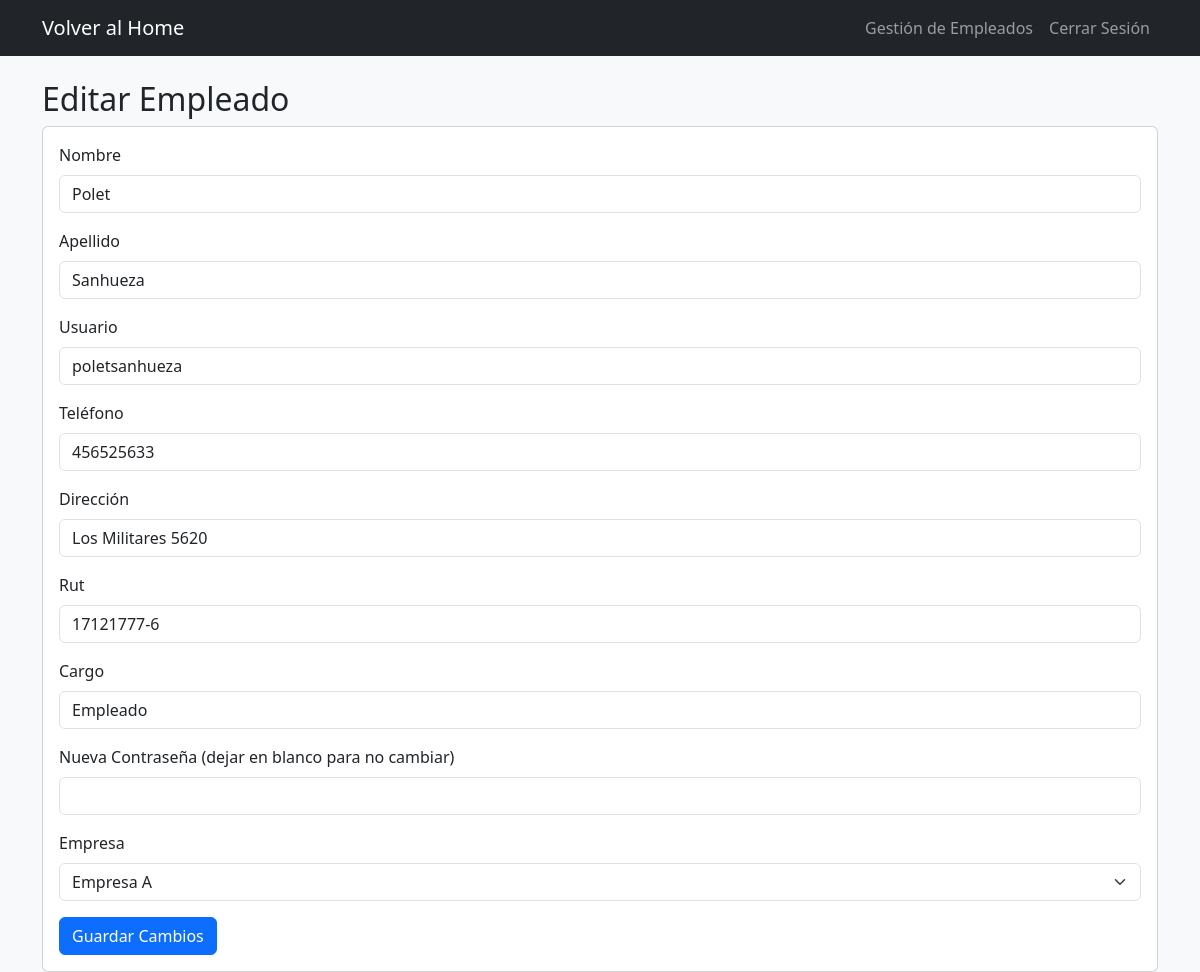
The page /editar_empleado.php?id=15 (signed in) on the database its author committed.
### tables this page shows
CREATE TABLE `usuarios` (
  `id` int(11) NOT NULL AUTO_INCREMENT,
  `username` varchar(50) NOT NULL,
  `password` varchar(255) NOT NULL,
  `rol` enum('admin','empleado','superadmin') NOT NULL DEFAULT 'empleado',
  `nombre` varchar(50) NOT NULL,
  `apellido` varchar(50) NOT NULL,
  `telefono` varchar(15) NOT NULL,
  `rut` varchar(12) DEFAULT NULL,
  `edad` int(11) DEFAULT NULL,
  `direccion` varchar(255) DEFAULT NULL,
  `cargo` varchar(100) DEFAULT NULL,
  `fecha_contratacion` date DEFAULT NULL,
  `instalacion_id` int(11) DEFAULT NULL,
  `es_superadmin` tinyint(1) DEFAULT 0,
  `empresa_id` int(11) DEFAULT NULL,
  PRIMARY KEY (`id`),
  UNIQUE KEY `username` (`username`),
  KEY `instalacion_id` (`instalacion_id`),
  KEY `fk_empresa` (`empresa_id`)
);

CREATE TABLE `empresas` (
  `id` int(11) NOT NULL AUTO_INCREMENT,
  `nombre` varchar(100) NOT NULL,
  `telefono` varchar(15) NOT NULL,
  PRIMARY KEY (`id`)
);

### editar_empleado.php (the view, shortened to what this page needs)
<?php
require 'conexion.php';
$id = $_GET['id'];
$empresas = $conn->query("SELECT * FROM empresas")->fetchAll(PDO::FETCH_ASSOC);
$stmt = $conn->prepare("SELECT * FROM usuarios WHERE id = ?");
$stmt->execute([$id]);
$empleado = $stmt->fetch(PDO::FETCH_ASSOC);
?>
<!DOCTYPE html>
<html lang="es">
<head>
    <link href="https://cdn.jsdelivr.net/npm/bootstrap@5.3.0/dist/css/bootstrap.min.css" rel="stylesheet">
</head>
<body class="bg-light">
     <nav class="navbar navbar-expand-lg navbar-dark bg-dark">
        <div class="container">
            <a class="navbar-brand" href="admin_panel.php">Volver al Home</a>
            <div class="navbar-nav ms-auto">
                <a class="nav-link" href="gestion_empleados.php">Gestión de Empleados</a>
                <a class="nav-link" href="logout.php">Cerrar Sesión</a>
            </div>
        </div>
    </nav>
    <div class="container mt-4">
        <h2>Editar Empleado</h2>
        <div class="card">
            <div class="card-body">
                <form method="POST">
                    <div class="mb-3">
                        <label class="form-label">Nombre</label>
                        <input type="text" name="nombre" class="form-control" value="<?= $empleado['nombre'] ?>" required>
                    </div>
                    <div class="mb-3">
                        <label class="form-label">Apellido</label>
                        <input type="text" name="apellido" class="form-control" value="<?= $empleado['apellido'] ?>" required>
                    </div>
                    <div class="mb-3">
                        <label class="form-label">Usuario</label>
                        <input type="text" name="username" class="form-control" value="<?= $empleado['username'] ?>" required>
                    </div>
                    <div class="mb-3">
                        <label class="form-label">Teléfono</label>
                        <input type="text" name="telefono" class="form-control" value="<?= $empleado['telefono'] ?>" required>
                    </div>
                    <div class="mb-3">
                        <label class="form-label">Dirección</label>
                        <input type="text" name="direccion" class="form-control" value="<?= $empleado['direccion'] ?>" required>
                    </div>
                    <div class="mb-3">
                        <label class="form-label">Rut</label>
                        <input type="text" name="rut" class="form-control" value="<?= $empleado['rut'] ?>" required>
                    </div>
                    <div class="mb-3">
                        <label class="form-label">Cargo</label>
                        <input type="text" name="cargo" class="form-control" value="<?= $empleado['cargo'] ?>" required>
                    </div>
                    <div class="mb-3">
                        <label class="form-label">Nueva Contraseña (dejar en blanco para no cambiar)</label>
                        <input type="password" name="password" class="form-control">
                    </div>
                    <div class="mb-3">
                        <label class="form-label">Empresa</label>
                        <select name="empresa_id" class="form-select" required>
                            <?php foreach ($empresas as $empresa): ?>
                            <option value="<?= $empresa['id'] ?>" <?= ($empresa['id'] == $empleado['empresa_id']) ? 'selected' : '' ?>>
                                <?= $empresa['nombre'] ?>
                            </option>
                            <?php endforeach; ?>
                        </select>
                    </div>
                    <button type="submit" class="btn btn-primary">Guardar Cambios</button>
                </form>
            </div>
        </div>
    </div>
</body>
</html>

### rows shown on the page
usuarios: nombre "Polet", apellido "Sanhueza", username "poletsanhueza", telefono "456525633", direccion "Los Militares 5620", rut "17121777-6", cargo "Empleado", empresa_id "Empresa A"
